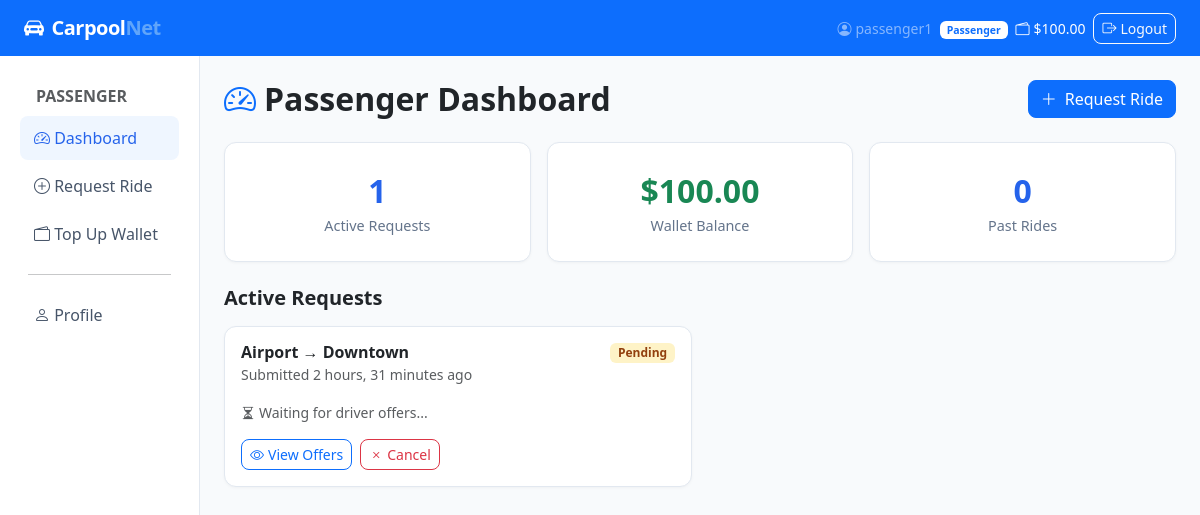
The app's page /trips/passenger/ (signed in) with its own data.
### accounts/models.py (models this page shows, shortened)
class User(AbstractUser):
    ROLE_PASSENGER = 'passenger'
    ROLE_DRIVER = 'driver'
    ROLE_CHOICES = [
        (ROLE_PASSENGER, 'Passenger'),
        (ROLE_DRIVER, 'Driver'),
    ]
    role = models.CharField(max_length=20, choices=ROLE_CHOICES, default=ROLE_PASSENGER)
    phone = models.CharField(max_length=20, blank=True)
    vehicle_model = models.CharField(max_length=100, blank=True)
    vehicle_plate = models.CharField(max_length=20, blank=True)
    wallet_balance = models.DecimalField(max_digits=10, decimal_places=2, default=0.00)
    total_earnings = models.DecimalField(max_digits=10, decimal_places=2, default=0.00)
    @property
    def is_driver(self):
        return self.role == self.ROLE_DRIVER
    @property
    def is_passenger(self):
        return self.role == self.ROLE_PASSENGER

### trips/models.py (models this page shows, shortened)
class CarpoolRequest(models.Model):
    STATUS_PENDING = 'pending'
    STATUS_OFFERED = 'offered'
    STATUS_CONFIRMED = 'confirmed'
    STATUS_CANCELLED = 'cancelled'
    STATUS_COMPLETED = 'completed'
    STATUS_CHOICES = [
        (STATUS_PENDING, 'Pending'),
        (STATUS_OFFERED, 'Driver Offered'),
        (STATUS_CONFIRMED, 'Confirmed'),
        (STATUS_CANCELLED, 'Cancelled'),
        (STATUS_COMPLETED, 'Completed'),
    ]
    passenger = models.ForeignKey(
        settings.AUTH_USER_MODEL, on_delete=models.CASCADE,
        related_name='carpool_requests'
    )
    pickup_node = models.ForeignKey(Node, on_delete=models.PROTECT, related_name='pickups')
    dropoff_node = models.ForeignKey(Node, on_delete=models.PROTECT, related_name='dropoffs')
    status = models.CharField(max_length=20, choices=STATUS_CHOICES, default=STATUS_PENDING)
    confirmed_trip = models.ForeignKey(
        Trip, on_delete=models.SET_NULL, null=True, blank=True,
        related_name='carpool_requests'
    )
    fare = models.DecimalField(max_digits=8, decimal_places=2, null=True, blank=True)
    created_at = models.DateTimeField(auto_now_add=True)
    updated_at = models.DateTimeField(auto_now=True)
    class Meta:
        ordering = ['-created_at']

### network/models.py (models this page shows)
class Node(models.Model):
    name = models.CharField(max_length=100, unique=True)
    description = models.TextField(blank=True)
    latitude = models.FloatField(null=True, blank=True)
    longitude = models.FloatField(null=True, blank=True)
    created_at = models.DateTimeField(auto_now_add=True)
    def __str__(self):
        return self.name

### trips/views.py (the view)
    @login_required
    def wrapper(request, *args, **kwargs):
        if not request.user.is_passenger:
            messages.error(request, 'Only passengers can access this page.')
            return redirect('trips:driver_dashboard')
        return view_func(request, *args, **kwargs)

### trips/views.py (called while the page is built)
def passenger_required(view_func):
    @login_required
    def wrapper(request, *args, **kwargs):
        if not request.user.is_passenger:
            messages.error(request, 'Only passengers can access this page.')
            return redirect('trips:driver_dashboard')
        return view_func(request, *args, **kwargs)
    return wrapper

@passenger_required
def passenger_dashboard(request):
    active_requests = CarpoolRequest.objects.filter(
        passenger=request.user,
        status__in=[CarpoolRequest.STATUS_PENDING, CarpoolRequest.STATUS_OFFERED,
                    CarpoolRequest.STATUS_CONFIRMED]
    ).prefetch_related('offers__trip__driver').select_related('pickup_node', 'dropoff_node')
    past_requests = CarpoolRequest.objects.filter(
        passenger=request.user,
        status__in=[CarpoolRequest.STATUS_CANCELLED, CarpoolRequest.STATUS_COMPLETED]
    )[:10]
    return render(request, 'trips/passenger_dashboard.html', {
        'active_requests': active_requests, 'past_requests': past_requests,
    })

### templates/trips/passenger_dashboard.html (shortened to what this page needs)
{% extends 'base.html' %}
{% block content %}
<div class="d-flex justify-content-between align-items-center mb-4">
  <h2 class="fw-bold mb-0">
    <i class="bi bi-speedometer2 me-2 text-primary"></i>Passenger Dashboard
  </h2>
  <a href="{% url 'trips:create_request' %}" class="btn btn-primary">
    <i class="bi bi-plus-lg me-2"></i>Request Ride
  </a>
</div>
<div class="row g-3 mb-4">
  <div class="col-sm-4">
    <div class="card stat-card">
      <div class="value">{{ active_requests|length }}</div>
      <div class="label">Active Requests</div>
    </div>
  </div>
  <div class="col-sm-4">
    <div class="card stat-card">
      <div class="value text-success">${{ request.user.wallet_balance }}</div>
      <div class="label">Wallet Balance</div>
    </div>
  </div>
  <div class="col-sm-4">
    <div class="card stat-card">
      <div class="value">{{ past_requests|length }}</div>
      <div class="label">Past Rides</div>
    </div>
  </div>
</div>
{% if active_requests %}
<h5 class="fw-bold mb-3">Active Requests</h5>
<div class="row g-3 mb-4">
  {% for req in active_requests %}
  <div class="col-md-6">
    <div class="card h-100">
      <div class="card-body">
        <div class="d-flex justify-content-between align-items-start mb-3">
          <div>
            <h6 class="fw-bold mb-0">{{ req.pickup_node }} → {{ req.dropoff_node }}</h6>
            <small class="text-muted">Submitted {{ req.created_at|timesince }} ago</small>
          </div>
          <span class="badge
            {% if req.status == 'pending' %}badge-pending
            {% elif req.status == 'offered' %}badge-offered
            {% elif req.status == 'confirmed' %}badge-active
            {% else %}bg-secondary{% endif %}">
            {{ req.get_status_display }}
          </span>
        </div>
        {% if req.status == 'offered' %}
        <div class="alert alert-info py-2 mb-3">
          <i class="bi bi-bell-fill me-1"></i>
          <strong>{{ req.offers.count }} driver offer(s)</strong> waiting for your confirmation!
        </div>
        {% elif req.status == 'confirmed' %}
        <div class="alert alert-success py-2 mb-3">
          <i class="bi bi-check-circle me-1"></i>
          Confirmed with <strong>{{ req.confirmed_trip.driver.get_full_name|default:req.confirmed_trip.driver.username }}</strong>
          · Fare: <strong>${{ req.fare }}</strong>
        </div>
        {% elif req.status == 'pending' %}
        <div class="text-muted small mb-3">
          <i class="bi bi-hourglass-split me-1"></i>Waiting for driver offers...
        </div>
        {% endif %}
        <div class="d-flex gap-2">
          <a href="{% url 'trips:request_detail' req.id %}" class="btn btn-outline-primary btn-sm">
            <i class="bi bi-eye me-1"></i>View Offers
          </a>
          {% if req.status in 'pending,offered' %}
          <form method="post" action="{% url 'trips:cancel_request' req.id %}"
                onsubmit="return confirm('Cancel this request?')">
            <button class="btn btn-outline-danger btn-sm">
              <i class="bi bi-x me-1"></i>Cancel
            </button>
          </form>
          {% endif %}
        </div>
      </div>
    </div>
  </div>
  {% endfor %}
</div>
{% endif %}
{% endblock %}

### templates/base.html (shortened to what this page needs)
<!DOCTYPE html>
<html lang="en" data-bs-theme="light">
<head>
  <link href="https://cdn.jsdelivr.net/npm/bootstrap@5.3.2/dist/css/bootstrap.min.css" rel="stylesheet">
  <link href="https://cdn.jsdelivr.net/npm/bootstrap-icons@1.11.3/font/bootstrap-icons.min.css" rel="stylesheet">
</head>
<body>
<nav class="navbar navbar-expand-lg navbar-dark bg-primary sticky-top">
  <div class="container-fluid px-4">
    <a class="navbar-brand" href="/"><i class="bi bi-car-front-fill me-2"></i>Carpool<span>Net</span></a>
    <div class="collapse navbar-collapse" id="nav">
      <ul class="navbar-nav ms-auto align-items-center gap-2">
        {% if user.is_authenticated %}
          <li class="nav-item">
            <span class="navbar-text text-white-50 small">
              <i class="bi bi-person-circle me-1"></i>{{ user.username }}
              <span class="badge bg-white text-primary ms-1">{{ user.get_role_display }}</span>
            </span>
          </li>
          {% if user.is_passenger %}
          <li class="nav-item">
            <span class="navbar-text text-white small">
              <i class="bi bi-wallet2 me-1"></i>${{ user.wallet_balance }}
            </span>
          </li>
          {% endif %}
          <li class="nav-item">
            <a class="btn btn-outline-light btn-sm" href="{% url 'accounts:logout' %}">
              <i class="bi bi-box-arrow-right me-1"></i>Logout
            </a>
          </li>
        {% else %}
          <li class="nav-item"><a class="btn btn-outline-light btn-sm" href="{% url 'accounts:login' %}">Login</a></li>
          <li class="nav-item"><a class="btn btn-light btn-sm" href="{% url 'accounts:register' %}">Register</a></li>
        {% endif %}
      </ul>
    </div>
  </div>
</nav>
<div class="container-fluid">
  <div class="row">
    {% if user.is_authenticated %}
    <nav class="col-md-2 d-none d-md-block sidebar py-3">
      <div class="nav flex-column">
        {% if user.is_driver %}
          <span class="nav-link text-muted small fw-bold px-3 pb-1">DRIVER</span>
          <a href="{% url 'trips:driver_dashboard' %}" class="nav-link {% if request.resolver_match.url_name == 'driver_dashboard' %}active{% endif %}">
            <i class="bi bi-speedometer2"></i> Dashboard
          </a>
          <a href="{% url 'trips:create_trip' %}" class="nav-link {% if request.resolver_match.url_name == 'create_trip' %}active{% endif %}">
            <i class="bi bi-plus-circle"></i> New Trip
          </a>
        {% else %}
          <span class="nav-link text-muted small fw-bold px-3 pb-1">PASSENGER</span>
          <a href="{% url 'trips:passenger_dashboard' %}" class="nav-link {% if request.resolver_match.url_name == 'passenger_dashboard' %}active{% endif %}">
            <i class="bi bi-speedometer2"></i> Dashboard
          </a>
          <a href="{% url 'trips:create_request' %}" class="nav-link {% if request.resolver_match.url_name == 'create_request' %}active{% endif %}">
            <i class="bi bi-plus-circle"></i> Request Ride
          </a>
          <a href="{% url 'accounts:topup' %}" class="nav-link {% if request.resolver_match.url_name == 'topup' %}active{% endif %}">
            <i class="bi bi-wallet2"></i> Top Up Wallet
          </a>
        {% endif %}
        <hr class="mx-3">
        <a href="{% url 'accounts:profile' %}" class="nav-link {% if request.resolver_match.url_name == 'profile' %}active{% endif %}">
          <i class="bi bi-person"></i> Profile
        </a>
      </div>
    </nav>
    <main class="col-md-10 py-4 px-4">
    {% else %}
    <main class="col-12 py-4 px-4">
    {% endif %}
      {% block content %}{% endblock %}
    </main>
  </div>
</div>
</body>
</html>

### templates/base.html (style rules this page uses)
:root { --cp-primary: #2563eb; --cp-secondary: #7c3aed; --cp-success: #059669; --cp-surface: #f8fafc; }
body { background: var(--cp-surface); font-family: 'Segoe UI', system-ui, sans-serif; }
.navbar-brand { font-weight: 800; letter-spacing: -0.5px; }
.navbar-brand span { color: #60a5fa; }
.sidebar { min-height: calc(100vh - 56px); background: #fff; border-right: 1px solid #e2e8f0; }
.sidebar .nav-link { color: #475569; border-radius: 8px; margin: 2px 8px; padding: 10px 14px; }
.sidebar .nav-link:hover, .sidebar .nav-link.active { background: #eff6ff; color: var(--cp-primary); }
.sidebar .nav-link i { width: 20px; }
.card { border: 1px solid #e2e8f0; border-radius: 12px; box-shadow: 0 1px 3px rgba(0,0,0,.04); }
.badge-pending { background: #fef3c7; color: #92400e; }
.btn { border-radius: 8px; }
.stat-card { text-align: center; padding: 1.5rem; }
.stat-card .value { font-size: 2rem; font-weight: 800; color: var(--cp-primary); }
.stat-card .label { color: #64748b; font-size: .9rem; }

### records on screen
User: username "passenger1", role "Passenger", wallet_balance "100.00", user.wallet_balance "100.00"
CarpoolRequest: pickup_node "Airport", dropoff_node "Downtown", created_at "2 hours, 31 minutes", status "Pending", shows "Waiting for driver offers...", shows "Cancel"

### other values on screen
{{ active_requests|length }} "1"
{{ past_requests|length }} "0"
